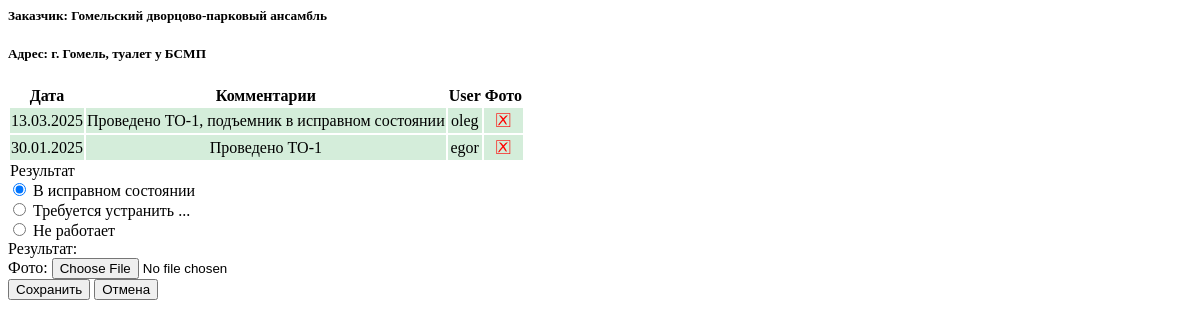
/service/add/82/ (signed in), run on an earlier commit of the app's database.
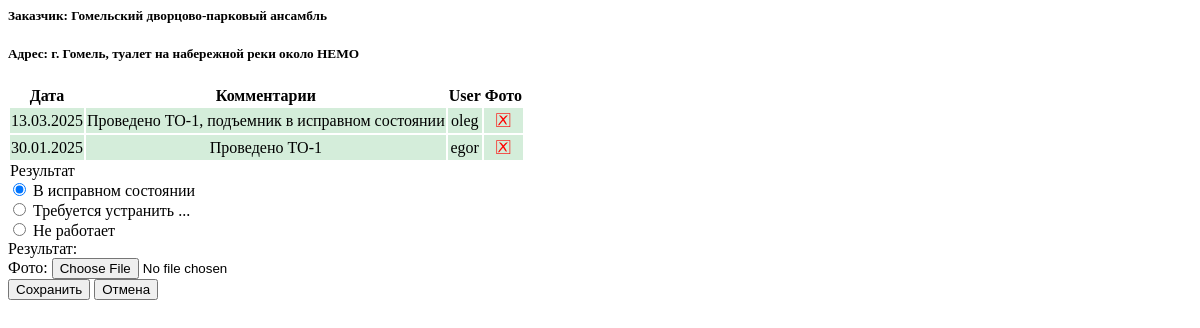
And on a later commit of the database.
### LIFTEH/models.py (models this page shows)
class Object(models.Model):
    customer = models.CharField(max_length=255, default='')
    address = models.CharField(max_length=255, default='')
    model = models.CharField(max_length=255, default='')
    work = models.CharField(max_length=20, default='')
    phone = models.CharField(max_length=20, default='')
    name = models.CharField(max_length=255, default='')
    M1 = models.DecimalField(max_digits=12, decimal_places=2, null=True)
    M2 = models.DecimalField(max_digits=12, decimal_places=2, null=True)
    M3 = models.DecimalField(max_digits=12, decimal_places=2, null=True)
    M4 = models.DecimalField(max_digits=12, decimal_places=2, null=True)
    M5 = models.DecimalField(max_digits=12, decimal_places=2, null=True)
    M6 = models.DecimalField(max_digits=12, decimal_places=2, null=True)
    M7 = models.DecimalField(max_digits=12, decimal_places=2, null=True)
    M8 = models.DecimalField(max_digits=12, decimal_places=2, null=True)
    M9 = models.DecimalField(max_digits=12, decimal_places=2, null=True)
    M10 = models.DecimalField(max_digits=12, decimal_places=2, null=True)
    M11 = models.DecimalField(max_digits=12, decimal_places=2, null=True)
    M12 = models.DecimalField(max_digits=12, decimal_places=2, null=True)
    latitude = models.FloatField(null=True, blank=True)
    longitude = models.FloatField(null=True, blank=True)
    folder_id = models.CharField(max_length=50, default='', blank=True)

### LIFTEH/views.py (the view, shortened to what this page needs)
# urls.py: path('service/add/<int:object_id>/', views.service_add, name='service_add'),
@login_required
def service_add(request, object_id):
    obj = get_object_or_404(Object, id=object_id)
    services = Service.objects.filter(object=obj).order_by('-service_date')[:2]
    current_datetime = timezone.now()
    form = ServiceForm()
    return render(request, 'service_add.html', {
        'form': form,
        'object': obj,
        'services': services,
        'current_datetime': current_datetime
    })

### LIFTEH/forms.py (shortened to what this page needs)
class ServiceForm(forms.ModelForm):
    class Meta:
        model = Service
        fields = ['service_date', 'comments', 'result', 'foto']
    def __init__(self, *args, **kwargs):
        self.object_id = kwargs.pop('object_id', None)  # Сохраняем object_id
        super().__init__(*args, **kwargs)

### LIFTEH/templates/service_add.html (shortened to what this page needs)
<h5><b>Заказчик:</b> {{ object.customer }}</h5>
<h5><b>Адрес:</b> {{ object.address }}</h5>
<table class="table table-sm" style="border-radius: 5px; overflow: hidden;">
    <tr style="text-align: center;">
        <th>Дата</th>
        <th>Комментарии</th>
        <th>User</th>
        <th>Фото</th>
    </tr>
{% for service in services %}
    <tr style="text-align: center;"
    class="{% if service.result == 0 %}table-success{% elif service.result == 1 %}table-warning{% elif service.result == 2 %}table-danger{% endif %}">
        <td>{{ service.service_date|date:"d.m.Y" }}</td>
        <td>{{ service.comments }}</td>
        <td>{{ service.user.username }}</td>
        <td>
            {% if service.foto %}
                <span style="color: green; font-size: 20px;">&#x1F5F9;</span>
            {% else %}
                <span style="color: red; font-size: 20px;">&#x1F5F5;</span>
            {% endif %}
        </td>
    </tr>
    {% empty %}
    <tr>
        <td colspan="4">Нет записей обслуживания.</td>
    </tr>
    {% endfor %}
</table>
<form method="POST" enctype="multipart/form-data" id="serviceAddForm" action="{% url 'service_add' object_id=object.id %}">
    <div class="form-floating mt-2 mb-2">
        <div class="form-control" name="result-container" style="display: table;">
            <legend class="visually-hidden">Результат</legend>
            <div class="form-check">
                <input class="form-check-input" type="radio" name="result" id="result0" value="0" checked required>
                <label class="form-check-label" for="result0">В исправном состоянии</label>
            </div>
            <div class="form-check">
                <input class="form-check-input" type="radio" name="result" id="result1" value="1">
                <label class="form-check-label" for="result1">Требуется устранить ...</label>
            </div>
            <div class="form-check">
                <input class="form-check-input" type="radio" name="result" id="result2" value="2">
                <label class="form-check-label" for="result2">Не работает</label>
            </div>
        </div>
        <label class="form-label" for="result0">Результат:</label>
    </div>
<div class="input-group d-none mb-2" id="foto-group">
    <label class="input-group-text" for="foto">Фото:</label>
    <input type="file" class="form-control" id="foto" name="foto" accept="image/*">
</div>
    <button type="submit" class="btn btn-success">Сохранить</button>
    <button type="button" class="btn btn-primary" data-bs-dismiss="modal">Отмена</button>
</form>

What changed in the data, as far as the page shows it:
changed Object "Гомельский дворцово-парковый ансамбль": address "г. Гомель, туалет у БСМП" → "г. Гомель, туалет на набережной реки около НЕМО"
